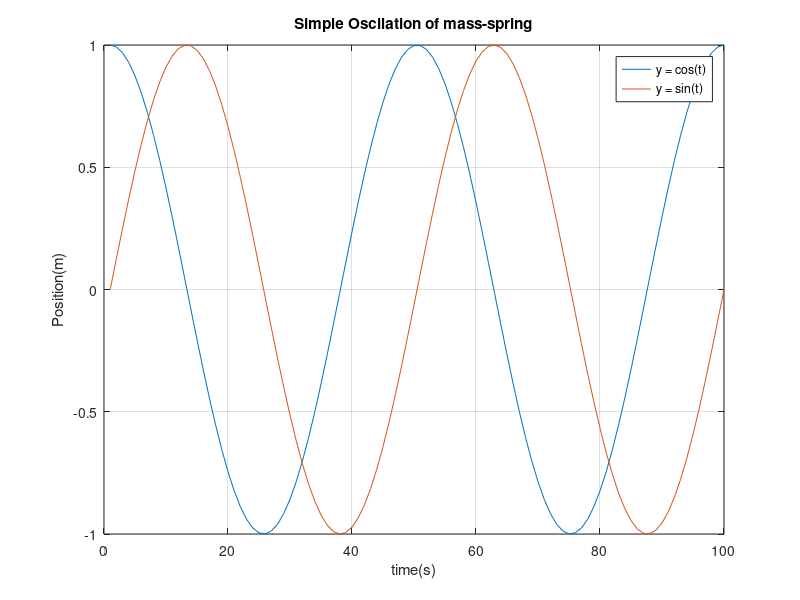

MATLAB code to generate this figure:
t=linspace(0,4*pi,100);

x1=cos(t);
x2=sin(t);

%plot
plot(x1);
hold;
plot(x2);
grid on;

xlabel('time(s)');
ylabel('Position(m)');
title('Simple Oscilation of mass-spring');

legend({'y = cos(t)','y = sin(t)'},'Location','northeast')